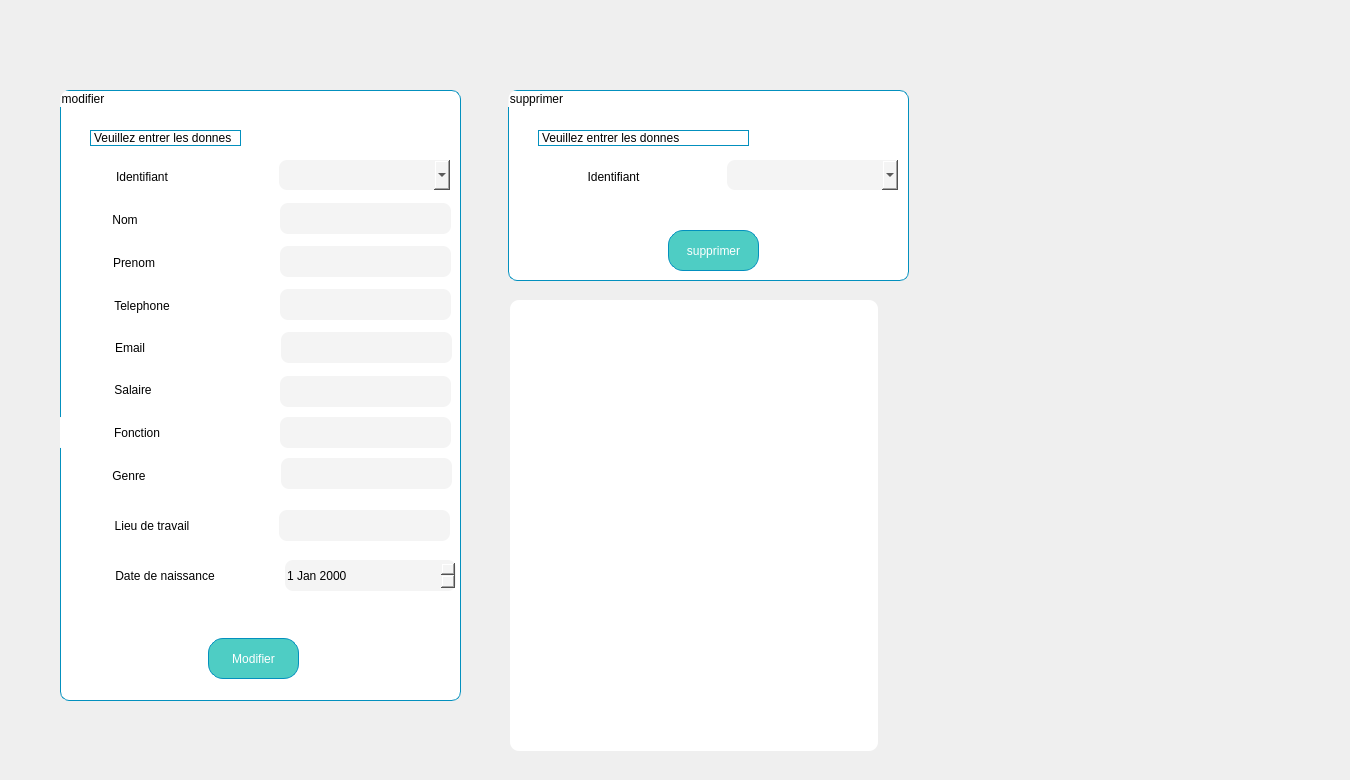
    <widget class="QWidget" name="tab_3">
     <attribute name="title">
      <string>modifier ou supp</string>
     </attribute>
     <widget class="QLabel" name="label_13">
      <property name="geometry">
       <rect>
        <x>0</x>
        <y>0</y>
        <width>1341</width>
        <height>771</height>
       </rect>
      </property>
      <property name="styleSheet">
       <string notr="true">background-image: url(:/res/bg_vehicule.jpg);</string>
      </property>
      <property name="text">
       <string/>
      </property>
     </widget>
     <widget class="QGroupBox" name="groupBox_3">
      <property name="geometry">
       <rect>
        <x>60</x>
        <y>90</y>
        <width>401</width>
        <height>611</height>
       </rect>
      </property>
      <property name="styleSheet">
       <string notr="true">border:1px solid rgb(3, 144, 190);
border-radius:9px;

background-color: rgb(255, 255, 255);
border-radius:9px;
	font: 10pt &quot;MS Shell Dlg 2&quot;;
</string>
      </property>
      <property name="title">
       <string>modifier</string>
      </property>
      <widget class="QPushButton" name="modifier1">
       <property name="geometry">
        <rect>
         <x>148</x>
         <y>548</y>
         <width>91</width>
         <height>41</height>
        </rect>
       </property>
       <property name="styleSheet">
        <string notr="true">QPushButton

{
	font: 10pt &quot;MS Shell Dlg 2&quot;;
	background-color: rgb(78, 205, 196);
	color: #fff;
	border-top-right-radius: 15px;
	border-top-left-radius: 15px;
	border-bottom-right-radius: 15px;
	border-bottom-left-radius: 15px;
	padding: 5px;
}



QPushButton::disabled
{
	
background-color: rgb(9, 55, 76);

}


QPushButton::hover
{
background-color: rgb(9, 55, 76);


}


QPushButton::pressed
{
background-color: rgb(9, 55, 76);


}</string>
       </property>
       <property name="text">
        <string>Modifier</string>
       </property>
      </widget>
      <widget class="QLabel" name="label_18">
       <property name="geometry">
        <rect>
         <x>20</x>
         <y>114</y>
         <width>90</width>
         <height>31</height>
        </rect>
       </property>
       <property name="styleSheet">
        <string notr="true">font: 10pt &quot;MS Shell Dlg 2&quot;;
border:none;</string>
       </property>
       <property name="text">
        <string>Nom</string>
       </property>
       <property name="alignment">
        <set>Qt::AlignCenter</set>
       </property>
      </widget>
      <widget class="QLineEdit" name="SALAIREmod">
       <property name="geometry">
        <rect>
         <x>220</x>
         <y>286</y>
         <width>171</width>
         <height>31</height>
        </rect>
       </property>
       <property name="styleSheet">
        <string notr="true">border-radius:8px;
background-color: rgb(244, 244, 244);
border:none;

</string>
       </property>
      </widget>
      <widget class="QLabel" name="label_19">
       <property name="geometry">
        <rect>
         <x>14</x>
         <y>157</y>
         <width>120</width>
         <height>31</height>
        </rect>
       </property>
       <property name="styleSheet">
        <string notr="true">font: 10pt &quot;MS Shell Dlg 2&quot;;
border:none;</string>
       </property>
       <property name="text">
        <string>Prenom</string>
       </property>
       <property name="alignment">
        <set>Qt::AlignCenter</set>
       </property>
      </widget>
      <widget class="QLabel" name="label_20">
       <property name="geometry">
        <rect>
         <x>-8</x>
         <y>327</y>
         <width>170</width>
         <height>31</height>
        </rect>
       </property>
       <property name="styleSheet">
        <string notr="true">font: 10pt &quot;MS Shell Dlg 2&quot;;
border:none;</string>
       </property>
       <property name="text">
        <string>Fonction</string>
       </property>
       <property name="alignment">
        <set>Qt::AlignCenter</set>
       </property>
      </widget>
      <widget class="QLabel" name="label_21">
       <property name="geometry">
        <rect>
         <x>13</x>
         <y>284</y>
         <width>120</width>
         <height>31</height>
        </rect>
       </property>
       <property name="styleSheet">
        <string notr="true">font: 10pt &quot;MS Shell Dlg 2&quot;;
border:none;</string>
       </property>
       <property name="text">
        <string>Salaire</string>
       </property>
       <property name="alignment">
        <set>Qt::AlignCenter</set>
       </property>
      </widget>
      <widget class="QLabel" name="label_22">
       <property name="geometry">
        <rect>
         <x>39</x>
         <y>370</y>
         <width>60</width>
         <height>31</height>
        </rect>
       </property>
       <property name="styleSheet">
        <string notr="true">font: 10pt &quot;MS Shell Dlg 2&quot;;
border:none;</string>
       </property>
       <property name="text">
        <string>Genre</string>
       </property>
       <property name="alignment">
        <set>Qt::AlignCenter</set>
       </property>
      </widget>
      <widget class="QLabel" name="label_23">
       <property name="geometry">
        <rect>
         <x>15</x>
         <y>242</y>
         <width>110</width>
         <height>31</height>
        </rect>
       </property>
       <property name="styleSheet">
        <string notr="true">font: 10pt &quot;MS Shell Dlg 2&quot;;
border:none;</string>
       </property>
       <property name="text">
        <string>Email</string>
       </property>
       <property name="alignment">
        <set>Qt::AlignCenter</set>
       </property>
      </widget>
      <widget class="QDateEdit" name="DATE_DE_NAISSANCEmod">
       <property name="geometry">
        <rect>
         <x>225</x>
         <y>470</y>
         <width>171</width>
         <height>31</height>
        </rect>
       </property>
       <property name="styleSheet">
        <string notr="true">border-radius:8px;
background-color: rgb(244, 244, 244);
border:none;

</string>
       </property>
      </widget>
      <widget class="QLabel" name="label_24">
       <property name="geometry">
        <rect>
         <x>17</x>
         <y>71</y>
         <width>130</width>
         <height>31</height>
        </rect>
       </property>
       <property name="styleSheet">
        <string notr="true">font: 10pt &quot;MS Shell Dlg 2&quot;;
border:none;</string>
       </property>
       <property name="text">
        <string>Identifiant</string>
       </property>
       <property name="alignment">
        <set>Qt::AlignCenter</set>
       </property>
      </widget>
      <widget class="QLabel" name="label_25">
       <property name="geometry">
        <rect>
         <x>30</x>
         <y>40</y>
         <width>151</width>
         <height>16</height>
        </rect>
       </property>
       <property name="text">
        <string>Veuillez entrer les donnes</string>
       </property>
      </widget>
      <widget class="QLabel" name="label_26">
       <property name="geometry">
        <rect>
         <x>12</x>
         <y>200</y>
         <width>140</width>
         <height>31</height>
        </rect>
       </property>
       <property name="styleSheet">
        <string notr="true">font: 10pt &quot;MS Shell Dlg 2&quot;;
border:none;</string>
       </property>
       <property name="text">
        <string>Telephone</string>
       </property>
       <property name="alignment">
        <set>Qt::AlignCenter</set>
       </property>
      </widget>
      <widget class="QLabel" name="label_27">
       <property name="geometry">
        <rect>
         <x>42</x>
         <y>420</y>
         <width>100</width>
         <height>31</height>
        </rect>
       </property>
       <property name="styleSheet">
        <string notr="true">font: 10pt &quot;MS Shell Dlg 2&quot;;
border:none;</string>
       </property>
       <property name="text">
        <string>Lieu de travail</string>
       </property>
       <property name="alignment">
        <set>Qt::AlignCenter</set>
       </property>
      </widget>
      <widget class="QLabel" name="label_28">
       <property name="geometry">
        <rect>
         <x>40</x>
         <y>470</y>
         <width>130</width>
         <height>31</height>
        </rect>
       </property>
       <property name="styleSheet">
        <string notr="true">font: 10pt &quot;MS Shell Dlg 2&quot;;
border:none;</string>
       </property>
       <property name="text">
        <string>Date de naissance</string>
       </property>
       <property name="alignment">
        <set>Qt::AlignCenter</set>
       </property>
      </widget>
      <widget class="QLineEdit" name="FONCTIONmod">
       <property name="geometry">
        <rect>
         <x>220</x>
         <y>327</y>
         <width>171</width>
         <height>31</height>
        </rect>
       </property>
       <property name="styleSheet">
        <string notr="true">border-radius:8px;
background-color: rgb(244, 244, 244);
border:none;

</string>
       </property>
      </widget>
      <widget class="QLineEdit" name="GENREmod">
       <property name="geometry">
        <rect>
         <x>221</x>
         <y>368</y>
         <width>171</width>
         <height>31</height>
        </rect>
       </property>
       <property name="styleSheet">
        <string notr="true">border-radius:8px;
background-color: rgb(244, 244, 244);
border:none;

</string>
       </property>
      </widget>
      <widget class="QLineEdit" name="LIEU_DE_TRAVAILmod">
       <property name="geometry">
        <rect>
         <x>219</x>
         <y>420</y>
         <width>171</width>
         <height>31</height>
        </rect>
       </property>
       <property name="styleSheet">
        <string notr="true">border-radius:8px;
background-color: rgb(244, 244, 244);
border:none;

</string>
       </property>
      </widget>
      <widget class="QLineEdit" name="TELEPHONEmod">
       <property name="geometry">
        <rect>
         <x>220</x>
         <y>199</y>
         <width>171</width>
         <height>31</height>
        </rect>
       </property>
       <property name="styleSheet">
        <string notr="true">border-radius:8px;
background-color: rgb(244, 244, 244);
border:none;

</string>
       </property>
      </widget>
      <widget class="QLineEdit" name="PRENOMmod">
       <property name="geometry">
        <rect>
         <x>220</x>
         <y>156</y>
         <width>171</width>
         <height>31</height>
        </rect>
       </property>
       <property name="styleSheet">
        <string notr="true">border-radius:8px;
background-color: rgb(244, 244, 244);
border:none;

</string>
       </property>
      </widget>
      <widget class="QLineEdit" name="NOMmod">
       <property name="geometry">
        <rect>
         <x>220</x>
         <y>113</y>
         <width>171</width>
         <height>31</height>
        </rect>
       </property>
       <property name="styleSheet">
        <string notr="true">border-radius:8px;
background-color: rgb(244, 244, 244);
border:none;

</string>
       </property>
      </widget>
      <widget class="QLineEdit" name="EMAILmod">
       <property name="geometry">
        <rect>
         <x>221</x>
         <y>242</y>
         <width>171</width>
         <height>31</height>
        </rect>
       </property>
       <property name="styleSheet">
        <string notr="true">border-radius:8px;
background-color: rgb(244, 244, 244);
border:none;

</string>
       </property>
      </widget>
      <widget class="QComboBox" name="IDENTIFIANTmod">
       <property name="geometry">
        <rect>
         <x>219</x>
         <y>70</y>
         <width>171</width>
         <height>30</height>
        </rect>
       </property>
       <property name="styleSheet">
        <string notr="true">border-radius:8px;
background-color: rgb(244, 244, 244);
border:none;

</string>
       </property>
      </widget>
     </widget>
     <widget class="QGroupBox" name="groupBox_4">
      <property name="geometry">
       <rect>
        <x>508</x>
        <y>90</y>
        <width>401</width>
        <height>191</height>
       </rect>
      </property>
      <property name="styleSheet">
       <string notr="true">border:1px solid rgb(3, 144, 190);
border-radius:9px;

background-color: rgb(255, 255, 255);
border-radius:9px;
	font: 10pt &quot;MS Shell Dlg 2&quot;;

</string>
      </property>
      <property name="title">
       <string>supprimer</string>
      </property>
      <widget class="QPushButton" name="supprimer1">
       <property name="geometry">
        <rect>
         <x>160</x>
         <y>140</y>
         <width>91</width>
         <height>41</height>
        </rect>
       </property>
       <property name="styleSheet">
        <string notr="true">QPushButton

{
	font: 10pt &quot;MS Shell Dlg 2&quot;;
	background-color: rgb(78, 205, 196);
	color: #fff;
	border-top-right-radius: 15px;
	border-top-left-radius: 15px;
	border-bottom-right-radius: 15px;
	border-bottom-left-radius: 15px;
	padding: 5px;
}



QPushButton::disabled
{
	
background-color: rgb(9, 55, 76);

}


QPushButton::hover
{
background-color: rgb(9, 55, 76);


}


QPushButton::pressed
{
background-color: rgb(9, 55, 76);


}</string>
       </property>
       <property name="text">
        <string>supprimer</string>
       </property>
      </widget>
      <widget class="QLabel" name="label_35">
       <property name="geometry">
        <rect>
         <x>20</x>
         <y>71</y>
         <width>171</width>
         <height>31</height>
        </rect>
       </property>
       <property name="styleSheet">
        <string notr="true">font: 10pt &quot;MS Shell Dlg 2&quot;;
border:none;</string>
       </property>
       <property name="text">
        <string>Identifiant</string>
       </property>
       <property name="alignment">
        <set>Qt::AlignCenter</set>
       </property>
      </widget>
      <widget class="QLabel" name="label_36">
       <property name="geometry">
        <rect>
         <x>30</x>
         <y>40</y>
         <width>211</width>
         <height>16</height>
        </rect>
       </property>
       <property name="text">
        <string>Veuillez entrer les donnes</string>
       </property>
      </widget>
      <widget class="QComboBox" name="IDENTIFIANTsupp">
       <property name="geometry">
        <rect>
         <x>219</x>
         <y>70</y>
         <width>171</width>
         <height>30</height>
        </rect>
       </property>
       <property name="styleSheet">
        <string notr="true">border-radius:8px;
background-color: rgb(244, 244, 244);
border:none;
</string>
       </property>
      </widget>
     </widget>
     <widget class="QLabel" name="stat2">
      <property name="geometry">
       <rect>
        <x>510</x>
        <y>300</y>
        <width>368</width>
        <height>451</height>
       </rect>
      </property>
      <property name="styleSheet">
       <string notr="true">

background-color: rgb(255, 255, 255);
border-radius:9px;
	font: 10pt &quot;MS Shell Dlg 2&quot;;</string>
      </property>
      <property name="text">
       <string/>
      </property>
     </widget>
    </widget>
